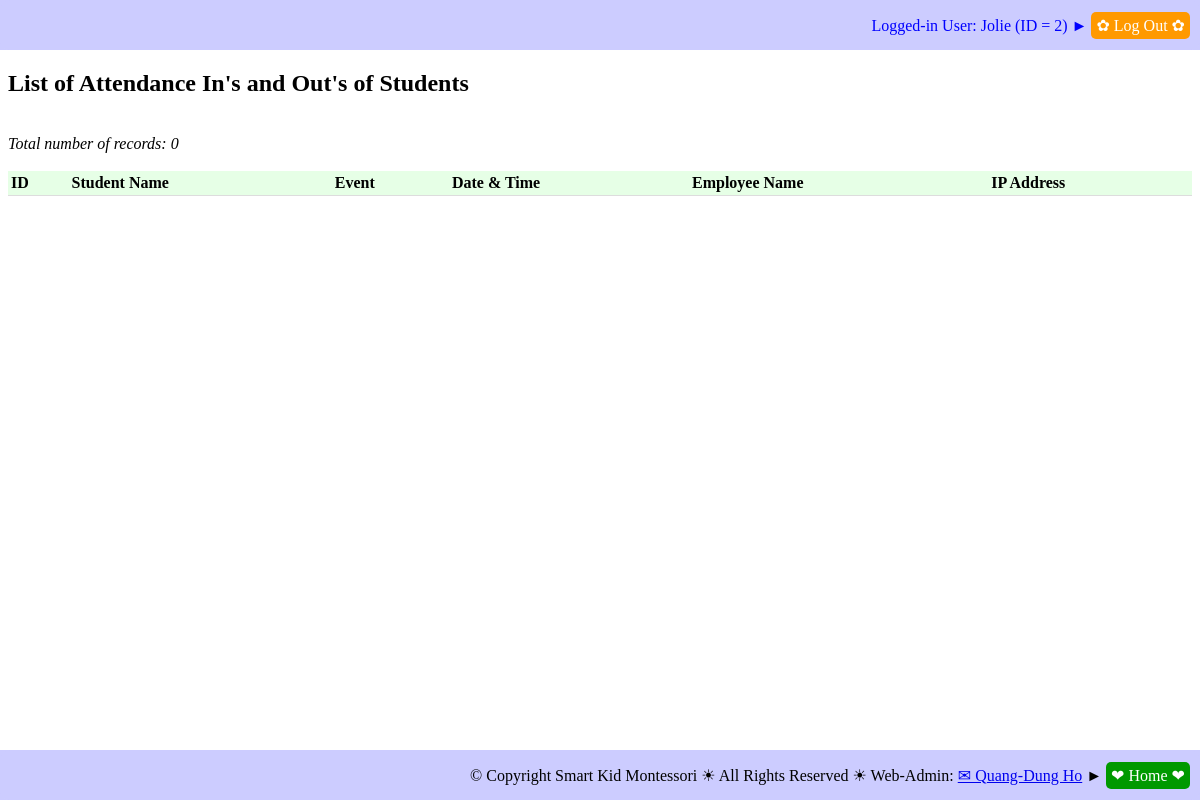
Page /report_student_attendances.php (signed in) on the earlier database version.
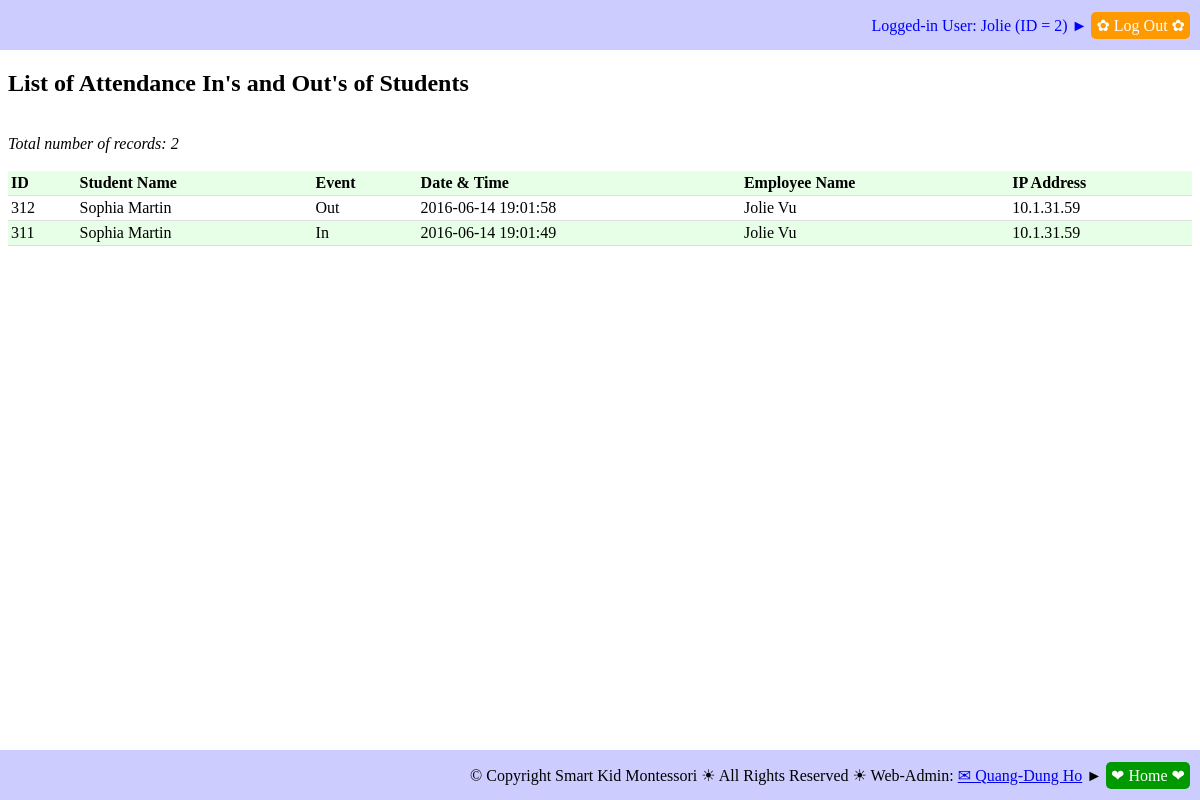
Same page on the later database version.
### tables this page shows
CREATE TABLE IF NOT EXISTS `student_attendances` (
  `STU_ATT_ID` int(11) NOT NULL,
  `STU_ID` int(11) NOT NULL,
  `EVENT_TYPE` varchar(5) NOT NULL,
  `DATE_TIME` datetime NOT NULL,
  `EMP_ID` int(11) NOT NULL,
  `IP_ADDR` varchar(50) NOT NULL,
  `NOTES` text NOT NULL
);

### db_operations.php (called while the page is built, shortened)
<?php
require_once("sql_queries.php");
function report_STUDENT_ATTENDANCES($debug_on)
{
	$queryStr = 'SELECT  ';
		$queryStr = $queryStr . 'STUDENT_ATTENDANCES.STU_ATT_ID';
		$queryStr = $queryStr . ', ' . 'CONCAT(STUDENTS.STU_FIRST_NAME, " ", STUDENTS.STU_LAST_NAME) AS STU_NAME';
		$queryStr = $queryStr . ', ' . 'STUDENT_ATTENDANCES.EVENT_TYPE';
		$queryStr = $queryStr . ', ' . 'STUDENT_ATTENDANCES.DATE_TIME';
		$queryStr = $queryStr . ', ' . 'CONCAT(EMPLOYEES.EMP_FIRST_NAME, " ", EMPLOYEES.EMP_LAST_NAME) AS EMP_NAME';
		$queryStr = $queryStr . ', ' . 'STUDENT_ATTENDANCES.IP_ADDR';
	$queryStr = $queryStr . ' FROM ';
		$queryStr = $queryStr . 'STUDENT_ATTENDANCES';
		$queryStr = $queryStr . ', ' . 'STUDENTS';
		$queryStr = $queryStr . ', ' . 'EMPLOYEES';
	$queryStr = $queryStr . ' WHERE ';
		$queryStr = $queryStr . 'STUDENTS.STU_ID = STUDENT_ATTENDANCES.STU_ID AND ';
		$queryStr = $queryStr . 'EMPLOYEES.EMP_ID = STUDENT_ATTENDANCES.EMP_ID';
		$queryStr = $queryStr . ' ORDER BY ' . 'STU_NAME ASC, STUDENT_ATTENDANCES.DATE_TIME DESC';
	$queryStr = $queryStr . ';';
	$result = getResult($queryStr);
	$fieldHeaderStr = array (
		0 => 'ID',
		1 => 'Student Name',
		2 => 'Event',
		3 => 'Date & Time',
		4 => 'Employee Name',
		5 => 'IP Address',
		);
	populateResultToTable($result, $fieldHeaderStr);
}

### sql_queries.php (the view, shortened to what this page needs)
<?php
	function connectDB()
	{
		$db_hostname = "localhost";
		$db_name     = "montessori";
		$db_username = "root";
		$db_password = "";
		$db = mysqli_connect($db_hostname, $db_username, $db_password, $db_name);
		return ($db);
	}
	function getResult($query)
	{
		$db = connectDB();
		$result = mysqli_query($db, $query);
		return ($result);
	}
	function populateResultToTable($result, $fieldHeaderStr)
	{
		$resultRows = mysqli_num_rows($result);
		$resultFields = mysqli_num_fields($result);
		echo '<br/><i>Total number of records: ' . $resultRows . '</i><br/><br/>';
		echo '<table>';
		echo '<tr>';
		for ($fd = 0; $fd < $resultFields; $fd++)
		{
			echo '<th>' . $fieldHeaderStr[$fd] . '</th>';
		}
 		echo '</tr>';
		for ($row = 0; $row < $resultRows; $row++)
		{
			$currentRow = mysqli_fetch_row($result);
			echo '<tr>';
			for ($fd = 0; $fd < $resultFields; $fd++)
			{
				echo '<td>' . $currentRow[$fd] . '</td>';
			}
			echo '</tr>';
		}
		echo '</table>';
	}
?>

### report_student_attendances.php (shortened to what this page needs)
<!DOCTYPE html>
<html>
<head>
	<link rel="stylesheet" type="text/css" href="db_tables.css">
	<link rel="stylesheet" type="text/css" href="common.css">
</head>
<body>
<?php
	include 'header_log_in_out.php'
?>
<div id="main">
<?php
if (isset($_SESSION['LoggedIn_EMP_ID']))
{
	echo "<h2>List of Attendance In's and Out's of Students</h2>";
	require_once("db_operations.php");
	report_STUDENT_ATTENDANCES(true);
}
else
{
	echo 'Something is wrong with $_SESSION["LoggedIn_EMP_ID"])';
}
?>
</div>
<?php
	include 'footer.php'
?>
</body>
</html>

### header_log_in_out.php (shortened to what this page needs)
<header style="
    		position: fixed;
    		top: 0;
    		left: 0;
    		right: 0;
    		background-color: rgb(204, 204, 255);"
>
<div style="
	display: table;
	height: 30px;
    width: 100%;
    margin: 0px;
    background-color: rgb(204, 204, 255);
    border-radius: 10px;
    text-align: right;">
	<div style="
		display: table-cell;
		height: 30px;
    	width: 100%;
    	padding: 10px;
    	vertical-align: middle;">
	<?php
	if (isset($_SESSION['LoggedIn_EMP_ID']) &&
    	isset($_SESSION['LoggedIn_EMP_NAME']))
	{
		echo '<font color="blue">';
		echo 'Logged-in User: ' .
				$_SESSION['LoggedIn_EMP_NAME'] .
				' (ID = ' . $_SESSION['LoggedIn_EMP_ID'] . ')' . ' &#9658; ';
		echo ' <a href="logout.php" style="background-color: rgb(255, 153, 0); color: white; text-decoration: none; padding: 5px; border-radius: 5px"> &#10047; Log Out &#10047; </a>';
		echo '</font>';
	}
	?>
	</div>
</div>
</header>

### footer.php
<footer style="
    		position: fixed;
    		bottom: 0;
    		left: 0;
    		right: 0;
    		background-color: rgb(204, 204, 255);"
>
<div style="
		display: table;
		height: 30px;
	    width: 100%;
    	margin: 0px;
    	background-color: rgb(204, 204, 255);
    	border-radius: 10px;
    	text-align: right;">
	<div style="
		display: table-cell;
		height: 30px;
    	width: 100%;
    	padding: 10px;
    	vertical-align: middle;">
		&copy; Copyright Smart Kid Montessori &#9728; All Rights Reserved &#9728; Web-Admin: <a href="mailto:hoquangdung@yahoo.com"> &#9993; Quang-Dung Ho</a>
		<?php
		if ((strpos($_SERVER["PHP_SELF"], "/montessori/index.php") === false) &&
			(strpos($_SERVER["PHP_SELF"], "/montessori/login.php") === false))
		{
			echo '  &#9658; <a href="index.php" style="';
			echo 'background-color: rgb(0, 153, 0);';
			echo 'color: white;';
			echo 'text-decoration: none;';
			echo 'padding: 5px;';
			echo 'border-radius: 5px"';
			echo '> &#10084; Home &#10084; </a>';
		}
		?>
	</div>
</div>
</footer>

### db_tables.css (style rules this page uses)
table { border-collapse: collapse; width: 100%; }
th, td { padding: 3px; text-align: left; border-bottom: 1px solid #ddd; }
tr:nth-child(odd) { background-color: rgb(230, 255, 230); }

### common.css (style rules this page uses)
div#main { margin-top: 70px; margin-bottom: 70px; }

Differences in the rows shown:
added student_attendances: STU_ATT_ID "312", EVENT_TYPE "Out", DATE_TIME "2016-06-14 19:01:58", IP_ADDR "10.1.31.59"
added student_attendances: STU_ATT_ID "311", EVENT_TYPE "In", DATE_TIME "2016-06-14 19:01:49", IP_ADDR "10.1.31.59"
Other differences:
$resultRows: "0" → "2"
new list line: "Sophia Martin Jolie Vu"
